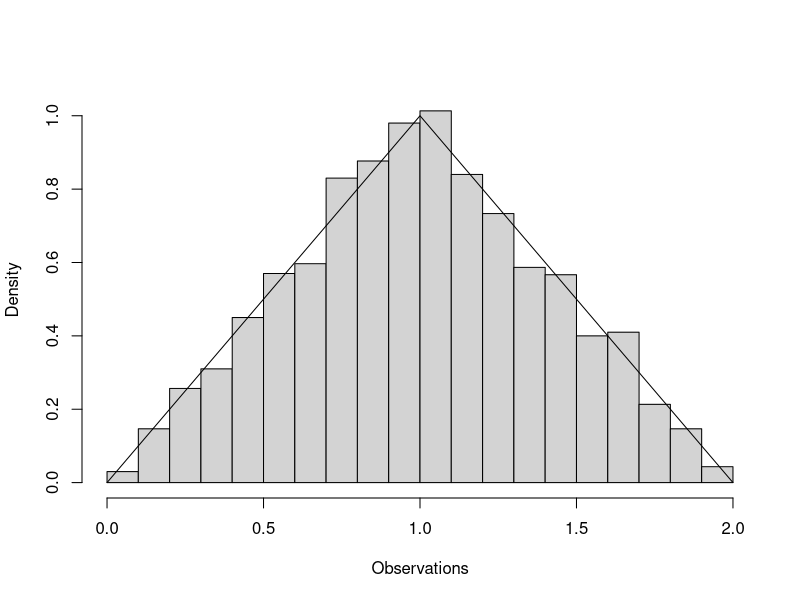

Write the R code that produced this figure.
# program spuRs/resources/scripts/rejecttriangle.r

rejectionK <- function(fx, a, b, K) {
  # simulates from the pdf fx using the rejection algorithm
  # assumes fx is 0 outside [a, b] and bounded by K
  # note that we exit the infinite loop using the return statement
  while (TRUE) {
    x <- runif(1, a, b)
    y <- runif(1, 0, K)
    if (y < fx(x)) return(x)
  }
}

fx<-function(x){
  # triangular density
  if ((0<x) && (x<1)) {
    return(x)
  } else if ((1<x) && (x<2)) {
    return(2-x)
  } else {
    return(0)
  }
}

# generate a sample
set.seed(21)
nreps <- 3000
Observations <- rep(0, nreps)
for(i in 1:nreps)   {
  Observations[i] <- rejectionK(fx, 0, 2, 1)
}

# plot a scaled histogram of the sample and the density on top
hist(Observations, breaks = seq(0, 2, by=0.1), freq = FALSE,
     ylim=c(0, 1.05), main="")
lines(c(0, 1, 2), c(0, 1, 0))
